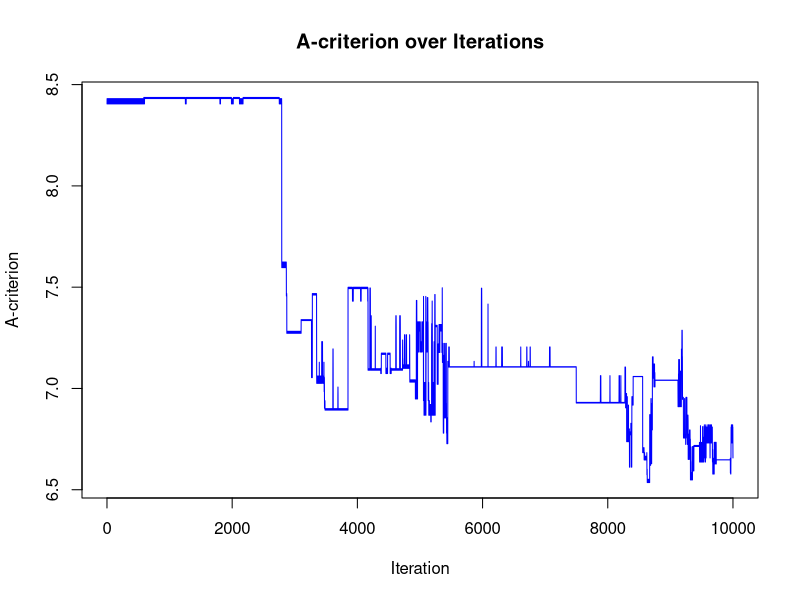

Generate this figure with R:
P_matrix <- function(Z, R, G) {
  R_inv <- solve(R)
  G_inv <- solve(G)
  ZtR_invZ <- t(Z) %*% R_inv %*% Z
  middle_inv <- solve(ZtR_invZ + G_inv) 
  P <- R_inv - R_inv %*% Z %*% middle_inv %*% t(Z) %*% R_inv
  return(P)
}

a_criterion<- function(X, D, P){
  C <-t(X)%*%P%*%X
  C_inv <-solve(C)
  lambda <- D%*%C_inv%*%t(D)
  return(sum(diag(lambda)))
}

generate_all_neighbors <- function(X) {
  n <- nrow(X)
  neighbors <- list()  # initialize the list
  index <- 1  # index
  
  for (i in 1:(n-1)) {
    for (j in (i+1):n) {
      X_new <- X  # create a copy of X
      # Swap rows i and j
      temp <- X_new[i, ]  
      X_new[i, ] <- X_new[j, ]
      X_new[j, ] <- temp
      
      neighbors[[index]] <- X_new
      index <- index + 1
    }
  }
  return(neighbors)
}

simulated_annealing <- function(X_initial, Z, R, G, max_iter,cooling_rate, epsilon, D) {
  P <- P_matrix(Z, R, G)
  X_current <- X_initial
  a_current <- a_criterion(X_current, D, P)
  a_values <- list()
  X_list <- list()
  
  
  for (i in 1:max_iter) {
    temperature <- max_iter / (i * cooling_rate)
    X_candidate<-generate_all_neighbors(X_current)
    for(candidate in X_candidate ){
      a_candidate<-a_criterion(candidate, D, P)
      if(a_candidate < a_current || runif(1) < exp((a_current - a_candidate) / temperature)){
        X_current <- candidate
        a_current <- a_candidate
        break
      }
    }
    a_values[[i]] <- a_current
    
  }
  return(list(optimal_design = X_current, a_history = a_values))
}


X_initial <- matrix(runif(40), nrow=10, ncol=4)
Z <- matrix(runif(20), nrow=10, ncol=2)
G <- matrix(c(1, 0, 0, 1), ncol=2, byrow=TRUE) 
R <- diag(1, nrow=10, ncol=10)
D <- diag(1, nrow=4, ncol=4)

optimal_design_info <- simulated_annealing(X_initial, Z, R, G, 10000, 10, 0.05, D)

a_values_vector <- unlist(optimal_design_info['a_history'])
par(mar=c(5.1, 4.1, 4.1, 2.1))
plot(a_values_vector, type = "l", main = "A-criterion over Iterations", xlab = "Iteration", ylab = "A-criterion", col = "blue")

